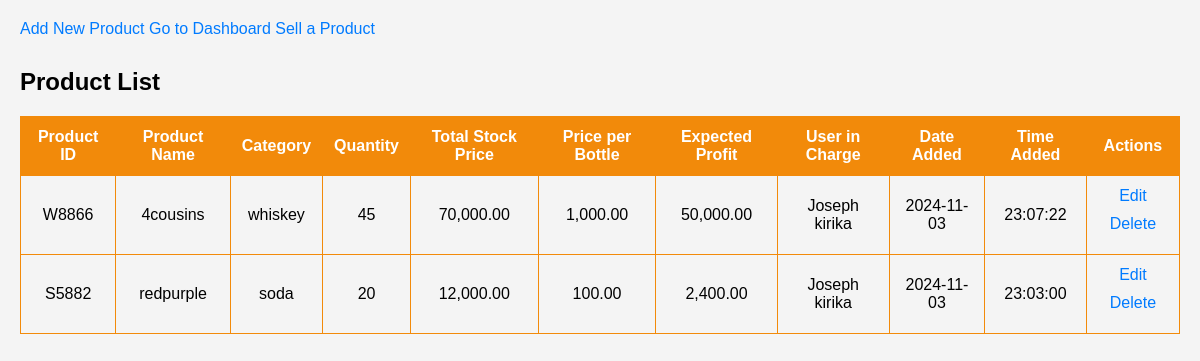
Screenshot of /PROJECTLIGHT/your_form_page.php with the database file from the repository.
### tables this page shows
CREATE TABLE `products` (
  `product_id` varchar(12) NOT NULL,
  `product_name` varchar(100) NOT NULL,
  `category` varchar(50) NOT NULL,
  `quantity` int(11) NOT NULL,
  `stock_price` decimal(10,2) NOT NULL,
  `price_per_bottle` decimal(10,2) NOT NULL,
  `expected_profit` decimal(10,2) DEFAULT NULL,
  `user_in_charge` varchar(8) DEFAULT NULL,
  `date_added` date DEFAULT curdate(),
  `time_added` time DEFAULT curtime()
);

CREATE TABLE `users` (
  `USER_ID` varchar(20) NOT NULL,
  `FULL_NAME` varchar(100) NOT NULL,
  `USER_NAME` varchar(50) NOT NULL,
  `EMAIL` varchar(100) NOT NULL,
  `CONTACT` varchar(15) NOT NULL,
  `PASSWORD` varchar(255) NOT NULL,
  `ROLE` enum('Admin','Employee') NOT NULL,
  `CREATED_AT` timestamp NOT NULL DEFAULT current_timestamp()
);

### PROJECTLIGHT/your_form_page.php (the view, shortened to what this page needs)
<?php
$servername = "localhost";
$dbname = "PROJECTLIGHT";
$username = "root";
$password = "";
$conn = new mysqli($servername, $username, $password, $dbname);
$sql = "SELECT p.*, u.full_name FROM products p JOIN users u ON p.user_in_charge = u.user_id WHERE p.quantity > 0 ORDER BY p.time_added DESC";
$result = $conn->query($sql);
?>
<!DOCTYPE html>
<html lang="en">
<head>
</head>
<body>
<div>
    <a href="newstock.php">Add New Product</a>
    <a href="dashboard.php">Go to Dashboard</a>
    <a href="sellproduct.php">Sell a Product</a>
</div>
<h2>Product List</h2>
<table>
    <thead>
        <tr>
            <th>Product ID</th>
            <th>Product Name</th>
            <th>Category</th>
            <th>Quantity</th>
            <th>Total Stock Price</th>
            <th>Price per Bottle</th>
            <th>Expected Profit</th>
            <th>User in Charge</th>
            <th>Date Added</th>
            <th>Time Added</th>
            <th>Actions</th>
        </tr>
    </thead>
    <tbody>
        <?php while ($row = $result->fetch_assoc()) { ?>
            <tr>
                <td><?php echo $row['product_id']; ?></td>
                <td><?php echo $row['product_name']; ?></td>
                <td><?php echo $row['category']; ?></td>
                <td><?php echo $row['quantity']; ?></td>
                <td><?php echo number_format($row['stock_price'], 2); ?></td>
                <td><?php echo number_format($row['price_per_bottle'], 2); ?></td>
                <td><?php echo number_format($row['expected_profit'], 2); ?></td>
                <td><?php echo $row['full_name']; ?></td>
                <td><?php echo $row['date_added']; ?></td>
                <td><?php echo $row['time_added']; ?></td>
                <td>
                    <a href="edit_product.php?id=<?php echo $row['product_id']; ?>">Edit</a>
                    <a href="delete_product.php?id=<?php echo $row['product_id']; ?>" onclick="return confirm('Are you sure?');">Delete</a>
                </td>
            </tr>
        <?php } ?>
    </tbody>
</table>
</body>
</html>

### PROJECTLIGHT/your_form_page.php (style rules this page uses)
body { font-family: Arial, sans-serif; background-color: #f4f4f4; margin: 0; padding: 20px; }
a { text-decoration: none; color: #007BFF; margin-bottom: 10px; display: inline-block; }
table { width: 100%; border-collapse: collapse; margin-top: 10px; }
table, th, td { border: 1px solid #f28a0a; padding: 11px; }
th, td { text-align: center; }
th { background-color: #f28a0a; color: white; }

### rows the page displays
products: product_id "W8866", product_name "4cousins", category "whiskey", quantity "45", stock_price "70,000.00", price_per_bottle "1,000.00", expected_profit "50,000.00", users.FULL_NAME "Joseph kirika", date_added "2024-11-03", time_added "23:07:22"
products: product_id "S5882", product_name "redpurple", category "soda", quantity "20", stock_price "12,000.00", price_per_bottle "100.00", expected_profit "2,400.00", users.FULL_NAME "Joseph kirika", date_added "2024-11-03", time_added "23:03:00"
